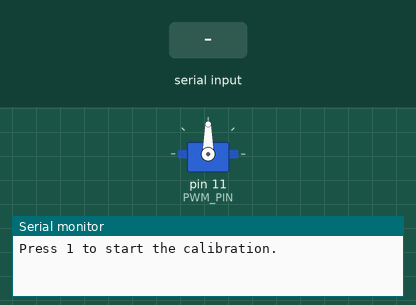
Recording of a sketch running on a simulated Arduino Uno, built with avr-gcc and run on an emulated ATmega328P. Parts: servo, the last lines printed to the serial monitor. The test bench sets the inputs (shaded band).

Above: at 1.2 s.
1.3 s: "90,45\n" received over Serial
At 2.0 s:
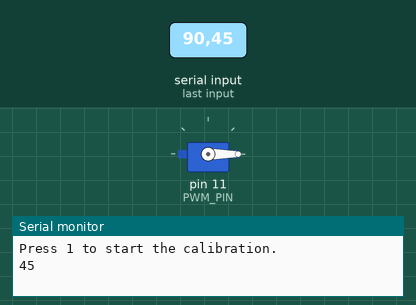
Timing chart, 0 to 4.3 s (numbered marks = the images above; inputs shaded):
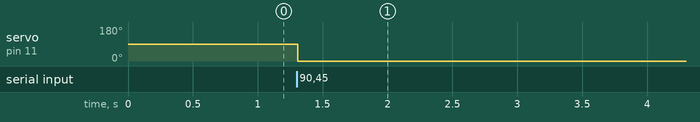

The sketch:

ESC_Calibration.ino
```cpp
#include <Servo.h>

const int PWM_PIN = 11;
const int MIN_MS = 1000;
const int MAX_MS = 2000;
char data;

Servo ESC;

void setup() {
  Serial.begin(9600);

  ESC.attach(PWM_PIN, MIN_MS, MAX_MS);
  Serial.println("Press 1 to start the calibration.");
}

void loop() {
  if (Serial.available())
  {
    data = Serial.read();
  }

  switch (data) {
    // 1
    case 49 : Serial.println("Sending MIN throttle");
              ESC.writeMicroseconds(MIN_MS);
    break;
    // 2
    case 50 :
              Serial.println("Sending MAX throttle. Connect ESC to battery, wait for the beeps, then press 2 to continue.");
              ESC.writeMicroseconds(MAX_MS);
    break;
    // 3
    case 51 : Serial.println("Testing different levels.");
              for (int i = 0; i < 2000; i++)
              {
                ESC.writeMicroseconds(i);
                Serial.println(i);
                delay(200);
              }
    break;
    // 4
    case 52 :
            Serial.print("4");
            int speed = 1000;
            while (true)
            {
              while(!Serial.available());
              int input = Serial.parseInt();
              speed = input == 0 ? speed : input;

              Serial.println(speed);
              if (speed <= 3000 && speed >= 1000)
              {
                ESC.writeMicroseconds(speed);
              }
              else
              {
                ESC.writeMicroseconds(1000);
              }
            }

    break;
  }
}
```

Measured:
- after the input at 1.3 s, servo on pin 11 (PWM_PIN): 90° → 0° at once
